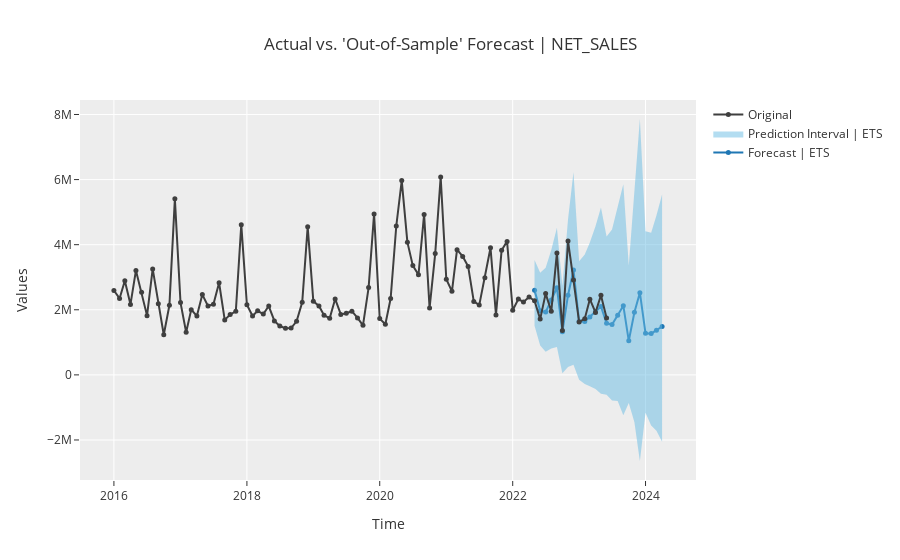

Source (notebook cell):
### Code cell
# fh = forecast horizon
plot_model(best, plot = 'forecast', data_kwargs = {'fh': 24})
